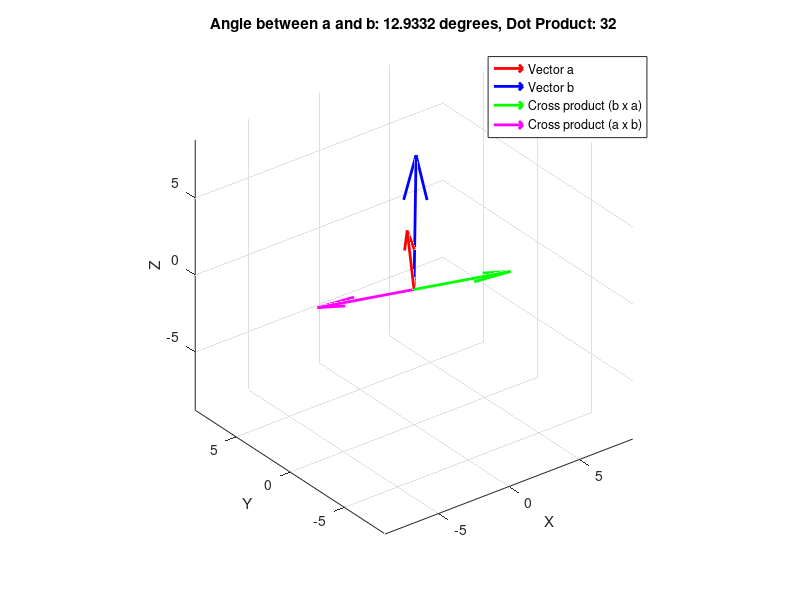

This figure's MATLAB source:
% Vectors
a = [1 2 3];
b = [4 5 6];

% Cross products
c_ab = cross(b, a);
c_ba = cross(a, b);

% Norms
norm_a = norm(a);
norm_b = norm(b);

% Dot product and angle calculation
dot_product = dot(a, b);
angle_rad = acos(dot_product / (norm_a * norm_b));
angle_deg = rad2deg(angle_rad);

% Create a figure
figure;

% Plot the vectors using quiver3
quiver3(0, 0, 0, a(1), a(2), a(3), 'r', 'LineWidth', 2); hold on;
quiver3(0, 0, 0, b(1), b(2), b(3), 'b', 'LineWidth', 2);
quiver3(0, 0, 0, c_ab(1), c_ab(2), c_ab(3), 'g', 'LineWidth', 2);
quiver3(0, 0, 0, c_ba(1), c_ba(2), c_ba(3), 'm', 'LineWidth', 2);

% Set axis labels
xlabel('X');
ylabel('Y');
zlabel('Z');

% Set axis limits based on vector magnitudes
axis([-max(norm_a, norm_b), max(norm_a, norm_b), -max(norm_a, norm_b), max(norm_a, norm_b), -max(norm_a, norm_b), max(norm_a, norm_b)]);

% Set aspect ratio to be equal
axis equal;

% Add a legend
legend('Vector a', 'Vector b', 'Cross product (b x a)', 'Cross product (a x b)');

% Show the angle and dot product information
title(['Angle between a and b: ' num2str(angle_deg) ' degrees, Dot Product: ' num2str(dot_product)]);

% Show the grid
grid on;

% Show the plot
hold off;
